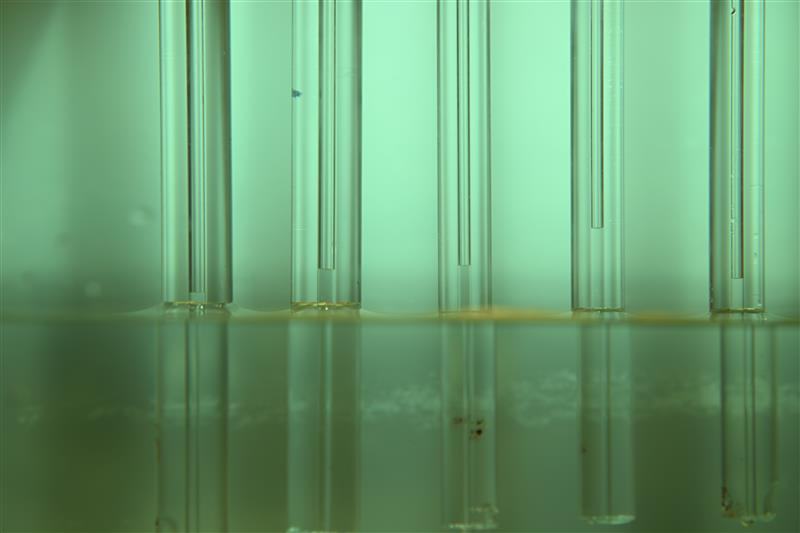
#> input picture SK2_23-10-2025.JPG, 800 x 533 px
$ jupyter execute dolocitev_visine.ipynb   (older library calls are emulated)
#> lines starting #> are read from the running program, lines starting #| are printed output that depends on the picture; after the words box and inside, x2 and y2 are one past the last pixel; in counts of white or black regions, pixels touching at a corner belong together
# Program za določitev višine kapljevinskega stolpca

[cell 1]
import numpy as np
import matplotlib.pyplot as plt
import cv2
import PIL.Image as Image
import pyautogui

[cell 2]
img_or = cv2.cvtColor(cv2.imread(r"SK2_23-10-2025.JPG"), cv2.COLOR_BGR2GRAY)
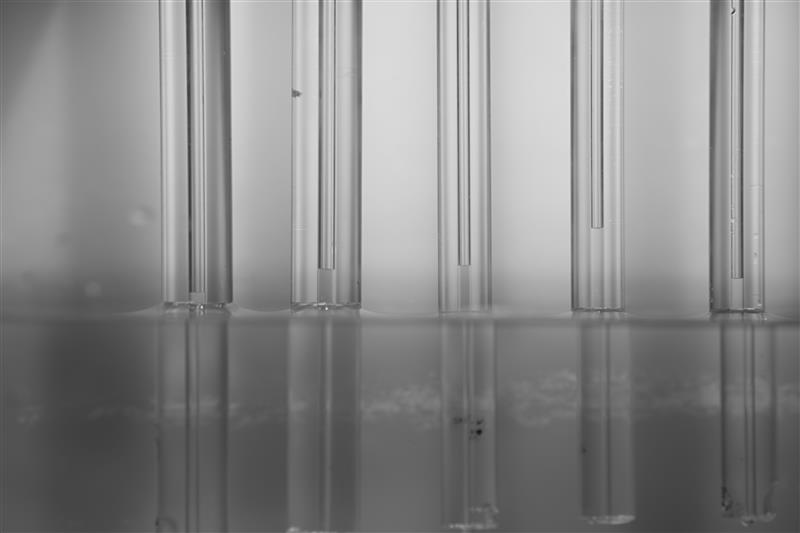
#> img_or: shape (533, 800); min 17, max 229, mean 137.3
img_rgb = cv2.cvtColor(cv2.imread(r"SK2_23-10-2025.JPG"), cv2.COLOR_BGR2RGB)
canal_diam = 8 #mm
heigth_plus = 12 #px

x_left = 150
x_right = 800
y_top = 200
y_bottom = 302
img = img_or[y_top:y_bottom, x_left:x_right]
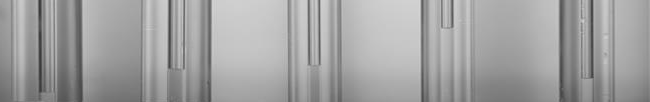
#> img: shape (102, 650); min 57, max 214, mean 161.1
img_h, img_w = img.shape
#> img_h = 102; img_w = 650
plt.figure(figsize=(10,10))
plt.subplot(2,1,1)
plt.imshow(img_rgb)
plt.text(x_left, y_top - 6, "Območje zaznavanja gladine vode", fontsize=9, color="red")
plt.plot([x_left, x_right, x_right, x_left, x_left], [y_bottom, y_bottom, y_top, y_top, y_bottom], c="red")
plt.text(x_left, y_bottom + heigth_plus + 15, "Približen konec kapilare (gladina vode)", fontsize=9, color="blue")
plt.plot([x_left, x_right], [y_bottom + heigth_plus, y_bottom + heigth_plus], c="blue")
plt.axis("off")
plt.subplot(2,1,2)
plt.imshow(img, cmap="gray")
plt.tight_layout()
plt.axis("off")
plt.show()
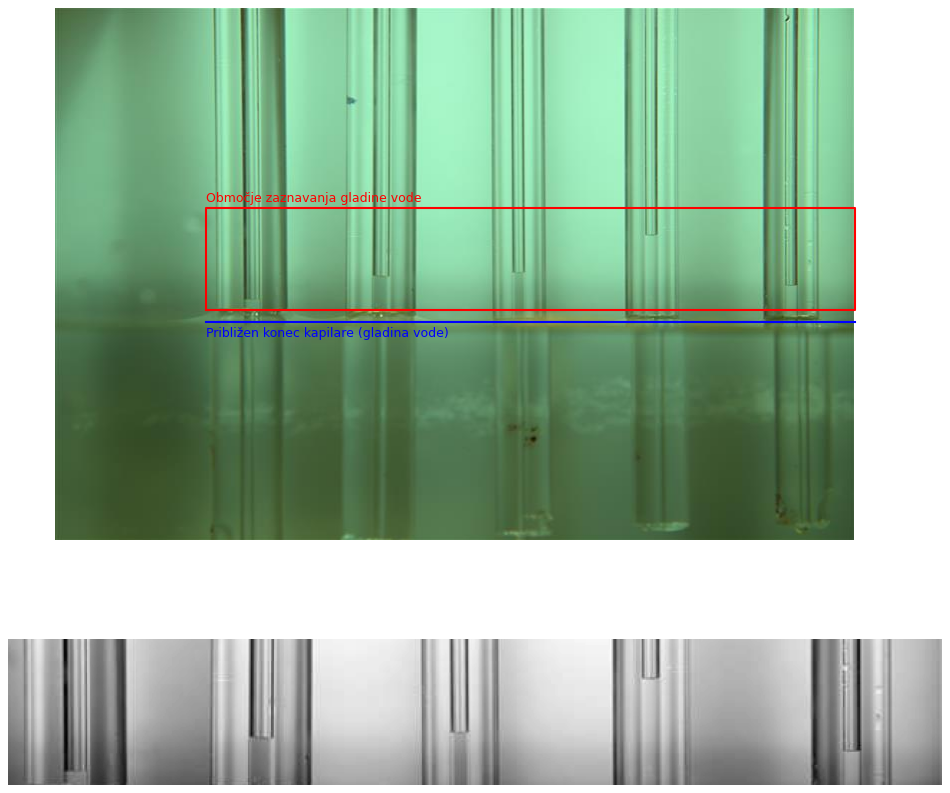
#> figure drawn by matplotlib, 2 panels

[cell 3]
sobel_x = cv2.Sobel(img[:,:100], cv2.CV_64F, dx=1, dy=0, ksize=1)
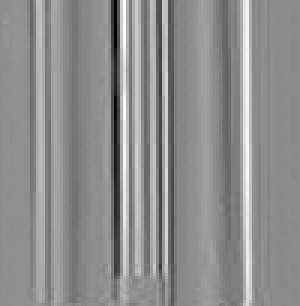
#> sobel_x: shape (102, 100) float64 (shown 3 times larger); min -104, max 83, mean 0.5; drawn with min black and max white
sobel_x = cv2.convertScaleAbs(sobel_x)
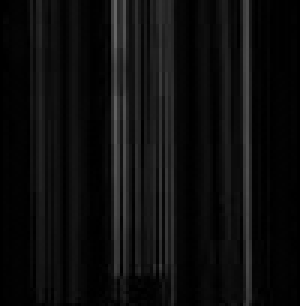
#> sobel_x: shape (102, 100) (shown 3 times larger); min 0, max 104, mean 13.6
edges_x = cv2.Canny(sobel_x, 50 , 80)
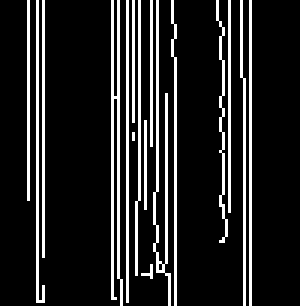
#> edges_x: shape (102, 100) (shown 3 times larger); 13.9% white in thin lines or dots, all inside (x1, y1, x2, y2) = (9, 0, 84, 102)
y_coords, x_coords = np.where(edges_x > 0)
#> y_coords = 1414 values from 0 to 101; x_coords = 1414 values, max 83 at index 14, min 9 at index 0, mean 48.41
edge_points = np.column_stack((x_coords, y_coords))
#> edge_points = 1414 pairs, first value 9 to 83, second value 0 to 101
edge_points = edge_points[edge_points[:, 0].argsort()] #sort by x

grouped_points = []
current_group = []
range_width = 20 #Group points range

if len(edge_points) > 0:
    current_group.append(edge_points[0])
    group_start_x = edge_points[0][0]
#> group_start_x = 9

    for point in edge_points[1:]:
        x, y = point
        if x - group_start_x <= range_width:
            current_group.append(point)
        else:
            grouped_points.append(current_group)
            current_group = [point]
            group_start_x = x
#> this loop made 1413 passes
#> (x, y) on passes 1 to 3: (9, 26), (9, 37), (9, 38)
#> after the loop, grouped_points = 3 items

    grouped_points.append(current_group)


start = np.mean(np.array(grouped_points[0])[:, 0])
#> start = 11.94
end = np.mean(np.array(grouped_points[-1])[:, 0])
#> end = 81.87
d_px = end - start
#> d_px = 69.93

plt.imshow(img[:,:100], cmap="gray")
plt.vlines([start, end], [0,0],[img_h-1, img_h-1], colors="blue")
plt.scatter(x_coords, y_coords, color="red", s=1)
plt.show()
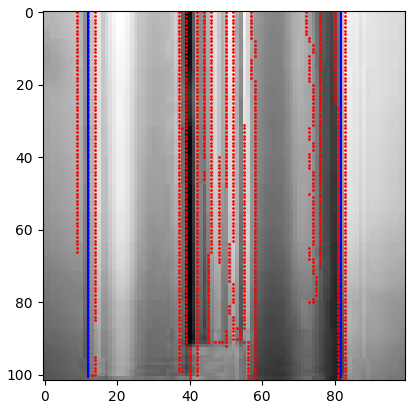
#> figure drawn by matplotlib, 1 panel


mm_px_ratio = canal_diam/d_px
#> mm_px_ratio = 0.114


print(f"Meassured diameter in px: {np.round(d_px, 3)},")
#| Meassured diameter in px: 69.934,
print(f"mm/px ratio: {np.round(mm_px_ratio, 3)}")
#| mm/px ratio: 0.114

[cell 4]
sobel_y = cv2.Sobel(img, cv2.CV_64F, dx=0, dy=1, ksize=1)
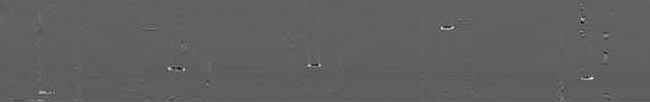
#> sobel_y: shape (102, 650) float64; min -48, max 76, mean -0.9; drawn with min black and max white
sobel_y = cv2.convertScaleAbs(sobel_y)
edges = cv2.Canny(sobel_y, 80 , 190)
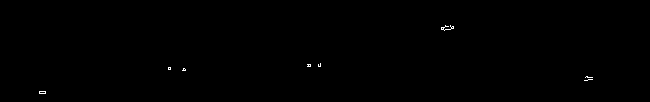
#> edges: shape (102, 650); 0.15% white in thin lines or dots, all inside (x1, y1, x2, y2) = (39, 25, 593, 94)

y_coords, x_coords = np.where(edges > 0)
#> y_coords = 98 values from 25 to 93; x_coords = 98 values, max 592 at index 72, min 39 at index 82, mean 338
edge_points = np.column_stack((x_coords, y_coords))
#> edge_points = 98 pairs, first value 39 to 592, second value 25 to 93
edge_points = edge_points[edge_points[:, 0].argsort()] #sort by x

grouped_points = []
current_group = []
range_width = 30 #Group points range

if len(edge_points) > 0:
    current_group.append(edge_points[0])
    group_start_x = edge_points[0][0]
#> group_start_x = 39

    for point in edge_points[1:]:
        x, y = point
        if x - group_start_x <= range_width:
            current_group.append(point)
        else:
            grouped_points.append(current_group)
            current_group = [point]
            group_start_x = x
#> this loop made 97 passes
#> (x, y, group_start_x) on passes 16, 32, 50, 80: (168, 69, 168), (307, 64, 307), (441, 29, 441), (584, 80, 584)
#> (x, y) on passes 1 to 6: (39, 92), (39, 93), (40, 91), (40, 93), (41, 93), (41, 91)
#> after the loop, grouped_points = 4 items

    grouped_points.append(current_group)

for i, group in enumerate(grouped_points):
    print(f"Group {i+1}: {len(group)} points, X px range ~ {group[0][0]}-{group[-1][0]}")
#> this loop made 5 passes
#| Group 1: 16 points, X px range ~ 39-45
#| Group 2: 16 points, X px range ~ 168-185
#| Group 3: 18 points, X px range ~ 307-320
#| Group 4: 30 points, X px range ~ 441-453
#| Group 5: 18 points, X px range ~ 584-592


plt.figure(figsize=(12, 6))
plt.imshow(img, cmap="gray")

colors = plt.get_cmap('hsv', len(grouped_points))
line_length = 30

y_group_px = {}
y_group_mm = {}
for i, group in enumerate(grouped_points):
    group = np.array(group)
    x_vals = group[:, 0]
    y_vals = group[:, 1]

    x_start = x_vals.min() - 10
    x_end = x_start + line_length
    y_mean = np.mean(y_vals)
    y_mean_1 = (img_h - np.mean(y_vals)) + heigth_plus
    y_group_px.update({i : y_mean_1})
    y_group_mm.update({i : y_mean_1 * mm_px_ratio})
    plt.text(x_start, y_mean - 5, f"{np.round(y_mean_1 * mm_px_ratio, 3)} mm", fontsize=9, color="red")
    plt.plot([x_start, x_end], [y_mean, y_mean], color=colors(i), linewidth=2)
#> this loop made 5 passes
#> (x_start, x_end, y_mean, y_mean_1) on passes 1 to 5: (29, 59, 92, 22), (158, 188, 68.62, 45.38), (297, 327, 64.94, 49.06), (431, 461, 27.5, 86.5), (574, 604, 78.11, 35.89)
#> after the loop, y_group_mm = {0: 2.52, 1: 5.19, 2: 5.61, 3: 9.9, 4: 4.11}; y_group_px = {0: 22, 1: 45.38, 2: 49.06, 3: 86.5, 4: 35.89}

plt.axis("off")
plt.show()
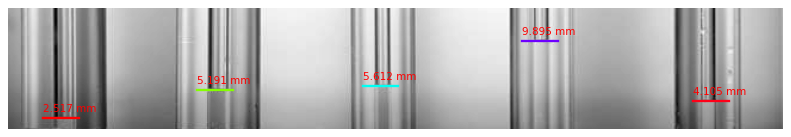
#> figure drawn by matplotlib, 1 panel

for i, group in enumerate(grouped_points):
    print(f"Heigth for group {i+1} in px: {np.round(y_group_px[i], 3)} px")

print("#------------------------------------#")

for i, group in enumerate(grouped_points):
    print(f"Heigth for group {i+1} in mm: {np.round(y_group_mm[i], 3)} mm")
